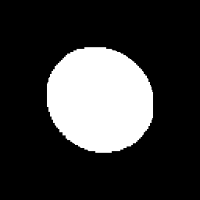
#> input picture Chapter 07. Object Recognition/images/test_circle.png, 200 x 200 px
$ jupyter execute '7.2 Bayesian Classifier based on normal distribution.ipynb'
#> lines starting #> are read from the running program, lines starting #| are printed output that depends on the picture; after the words box and inside, x2 and y2 are one past the last pixel; in counts of white or black regions, pixels touching at a corner belong together
# 7.2 Bayesian Classifier based on Normal Distribution

In this second notebook of the recognition chapter we will explore Bayesian classifiers. These classifiers are based on the idea that, given a number of features characterizing an object (the famous vector $\mathbf{x}$), the Bayes' rule can be used to predict its class. Recall the Bayes' rule:

In this way, Bayesian classifiers build probabilistic (statistical) models of the features according to certain training data, and use them to classify new objects.

In this notebook, will explain how (Naïve) Bayesian classifiers work (section 7.2.1) and, specifically, how to classify feature vectors supposing that they follow a normal distribution (section 7.2.2).

## Problem context - Traffic sign recognition

In the previous notebook, *AliquindoiCars* contacted us looking for a TSR technique to be integrated into a self-driving car. They provided us with some segmented images of traffic signs that their autonomous cars captured during test drivings. These images are located in `images/circles/` containing circled signs, `images/triangles` containing signs having triangle shapes and `images/squares` containing signs having square shapes.$\\[3pt]$

$\\[3pt]$

Previously, we extracted a feature vector from each image using Hu moments. Now, we will train a classifier using the feature vectors we saved the in previous notebook. For classification, there are many methods we can apply, such as [kNN algorithm](https://en.wikipedia.org/wiki/K-nearest_neighbors_algorithm), [random forest](https://en.wikipedia.org/wiki/Random_forest), etc. In this notebook, we will explore and use a classical one, the Naïve Bayes classifier!

[cell 1]
import numpy as np
import cv2
import matplotlib.pyplot as plt
import matplotlib
matplotlib.rcParams['figure.figsize'] = (8.0, 8.0)

images_path = './images/'
import sys
sys.path.append("..")
from utils.PlotEllipse import PlotEllipse

### 7.2.1 (Naïve) Bayesian classifier

The simplest case of these classifiers is the **Naïve Bayesian one**, which consider the strong (naïve) independence assumption that the input features are conditionally independent of each other given the object class. That is, for example, if we are using compactness and extent to describe objects, this classifier assumes that the value for both features is not related if the object class is known, i.e. circle.

In a more general case with an arbitrary number of features $n$, the Bayes' rule can be written as:

$$P(C|x_1,\dots,x_n)= \frac{P(C)P(x_1,\dots,x_2|C)}{P(x_1,\dots,x_2)}$$

if the following naïve conditional assumption:

$$P(x_i|C,x_1,\dots,x_{i-1},x_{i+1},\dots,x_n)=P(x_i|C)$$

is considered for each feature $i$, then the rule can be simplified to:

$$P(C|x_1,\dots,x_n)=\frac{P(C)\prod_{i=1}^n P(x_i|C)}{P(x_1,\dots,x_n)}$$

Given that $P(x_1,\dots,x_n)$ is constant for a certain input, and that we are looking for the class that has the highest posterior probability, the following classification rule is considered:

$$P(C|x_1,\dots,x_n) \propto P(C) \prod_{i=1}^{n} P(x_i|C)$$

$$\hat{C}= arg\,\underset{C}max  P(C) \prod_{i=1}^{n} P(x_i|C)$$

Summarizing, having a set of features describing an object $\mathbf{x} = [x_1, x_2, x_3, \ldots, x_n]^T$ and a set of possible belonging classes $C = [C_1, C_2, C_3, \ldots, C_n]$. The Bayesian classifier assigns $\mathbf{x}$ to the class $C_i$ that has the highest posterior probability $P(C_i/x)$ (the more probable, the less probability of making a mistake). This is called a **MAP** (Maximum A Posteriori) prediction.

Considering the following joint probability distribution $P(C,\mathbf{x})$ (in this case $\textbf{x}$ contains just one variable):$\\[3pt]$

$\\[3pt]$

this MAP classification corresponds to assign the object to the class $C_i$ with the highest value. Since such an object is characterized by $x=x_1$, it is assigned to $C_1$ (assuming equal prior probability for each class), the category with highest $P(C_1|x=x_1)$ value.

Depending on the application, it is convenient to consider a *rejection region*, where none probability is high enough and no decision is made (e.g. $P(C_1|x) = P(C_2|x) = 0.5$). The following image illustrates this, with a probability threshold $\theta$ defines such a region:$\\[3pt]$

$\\[3pt]$

### Building discriminant functions

In the same way as we built linear and generalized discriminant functions in the previous notebook, those functions can be also defined to design a Bayesian classifier. For that, the goal is to obtain a discriminant function $d_i(x)$ for each class $C_i$, such that $d_i(x) \gt d_j(x)$ whenever $P(C_i|x) \gt P(C_j|x)$. Let's design them step by step!

From the Bayes' rule we have that :$\\[10pt]$

$$d_k(x) = P(C_k/\mathbf{x}) = \frac{p(\mathbf{x}|C_k)P(C_k)}{P(\mathbf{x})}\\[5pt]$$

This is, a way to compute the posterior probability $P(C_k|\mathbf{x})$ of a feature vector $\mathbf{x}$ for each class. Anyways, we can simplify this function:$\\[10pt]$

$$
\begin{eqnarray}
&d_k(x) &= P(C_k/\mathbf{x}) = \frac{p(\mathbf{x}|C_k)P(C_k)}{P(\mathbf{x})}
\\
{P(\mathbf{x})\text{ is a constant value }\forall k} \Big\Downarrow
\\
\hspace{0.2cm}&d_k(x) &= p(\mathbf{x}|C_k)P(C_k)
\\
\max \ln(f(\mathbf{x})) = \max f(\mathbf{x}) \Big\Downarrow
\\
&d_k(x) &= \ln p(\mathbf{x}|C_k) + \ln P(C_k)
\\
\text{If } P(C_k) = P(C_j)\; \forall j,k  \Big\Downarrow
\\
&d_k(x) &= lnp(\mathbf{x}|C_k)
\end{eqnarray}
$$

The resulting design is also called **MLE (Maximum log-Likelihood Estimation)**.

### 7.2.2 Naive Bayesian classifier for normal distribution

The different Naïve Bayesian Classifiers differ in the probability distribution considered for modeling $P(x_i|C)$. In this section we will cover Normal distribution based ones, which supposes that input features follow the probability density function of a Gaussian distribution:$\\[5pt]$

$$p(\mathbf{x}|C_i) = \large{\frac{1}{(2\pi)^{n/2}|\Sigma^i|^{1/2}}}
e^{-\frac{1}{2}(\mathbf{x}-\mu^i)^T\Sigma_i^{-1}(\mathbf{x}-\mu^i)}\\[5pt]$$

so two set of parameters are considered:$\\[5pt]$

- Mean vector: $\mathbf{\mu}=[\mu_1 \mu_2 \dots \mu_f \dots \mu_n]^T$
- Covariance matrix:
$\hspace{5pt}
\small
\Sigma = E[(\mathbf{x}-\mathbf{\mu}) \cdot (\mathbf{x}-\mathbf{\mu})^T]
=
\begin{bmatrix}
\sigma_{11} & \cdots & \sigma_{1f} & \cdots & \sigma_{1n} \\
\vdots & & \vdots & &  \vdots \\
\sigma_{n1} & \cdots & \sigma_{nf} & \cdots & \sigma_{nn}
\end{bmatrix}
=
\begin{bmatrix}
\sigma_{11} & \cdots & 0 & \cdots & 0 \\
\vdots & & \vdots & &  \vdots \\
0 & \cdots & 0 & \cdots & \sigma_{nn}
\end{bmatrix}
$

The simplification of the covariance matrix can be done by assuming independence (not correlation) among features, that is, the assumption done by Naïve Bayes!

The following code is just a review about how a Gaussian distribution with two variables depends on its two parameters $\mathbf{\mu}$ and $\Sigma$. Feel free to change such parameters and experience their influence!

[cell 2]
def plot_2d_gaussian(fig, rv, x, y, pos, position):
    """ Plot 2d contours of a 3D gaussian
    """
    label = "rv" + str(position)
    position = str(23)+str(position)
    ax = fig.add_subplot(int(position))
    ax.contourf(x, y, rv.pdf(pos))
    ax.text(-4,-4,label,bbox=dict(facecolor='white', alpha=0.5))
    ax.set_aspect('equal')

from scipy.stats import multivariate_normal
x, y = np.mgrid[-5:5:.01, -5:5:.01]
pos = np.dstack((x, y))

# Define 6 different Gaussian distributions
mean1 = np.array([2.0, 1.0])
covar1 = np.array([[0.5, 0.0],[0.0, 0.5]])
rv1 = multivariate_normal(mean1, covar1)

mean2 = np.array([-2.0, 2.0])
covar2 = np.array([[0.3, 0.0],[0.0, 1.8]])
rv2 = multivariate_normal(mean2, covar2)

mean3 = np.array([1.0, 0.0])
covar3 = np.array([[0.8, 0.7],[0.7, 1.3]])
rv3 = multivariate_normal(mean3, covar3)

mean4 = np.array([2.0, -1.6])
covar4 = np.array([[2.0, 0.0],[0.0, 2.0]])
rv4 = multivariate_normal(mean4, covar4)

mean5 = np.array([0.0, 0.0])
covar5 = np.array([[4.0, 0.0],[0.0, 1.8]])
rv5 = multivariate_normal(mean5, covar5)

mean6 = np.array([0.0, 2.0])
covar6 = np.array([[3.9, -0.5],[-0.5, 1.1]])
rv6 = multivariate_normal(mean6, covar6)

# Show the contours fo the 3D gaussians
fig = plt.figure()
plot_2d_gaussian(fig,rv1,x,y,pos,1)
plot_2d_gaussian(fig,rv2,x,y,pos,2)
plot_2d_gaussian(fig,rv3,x,y,pos,3)
plot_2d_gaussian(fig,rv4,x,y,pos,4)
plot_2d_gaussian(fig,rv5,x,y,pos,5)
plot_2d_gaussian(fig,rv6,x,y,pos,6)
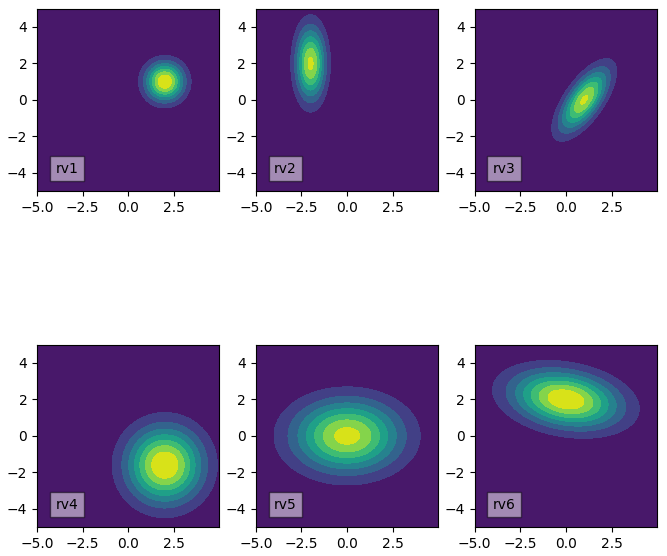
#> figure drawn by matplotlib, 6 panels

### Designing the discriminant function

It is time to see how we could define the discriminant function $d_k(\mathbf{x})$ for this classifier:

$$
\begin{eqnarray}
d_k(\mathbf{x}) &=&
\ln P(C_k) + \ln p(\mathbf{x}|C_k) = \ln P(C_k) + \ln \frac{1}{(2\pi)^{n/2}|\Sigma^i|^{1/2}}e^{\overbrace{\color{blue}{-(\mathbf{x}-\mu^i)^T\Sigma_i^{-1}\mathbf{x}-\mu^i)}}^{\text{Squared Mahalanobis distance}}}\\[7pt]
    &=&
\ln P(C_k) - \ln 2\pi^{n/2} - \ln |\Sigma^k|^{1/2} - \frac{1}{2} \color{blue}{D_k^2(x)}\\[7pt]
    &=&
\ln P(C_k) - \frac{1}{2}\left[\underbrace{n \ln 2\pi}_{\text{constant}} +  \ln |\Sigma^k| + D_k^2(x)\right] \\[7pt]
  &=&
\ln P(C_k) - \frac{1}{2}\left[\ln |\Sigma^k| + D_k^2(x)\right]\\[7pt]
\end{eqnarray}
\\[8pt]$$

We can see that the resulting **discriminant function is quadratic**:

$$\small
d_k(\mathbf{x})
=
ln\ P(C_k) - \underbrace{ \frac{1}{2} ln\ |\Sigma^k| - \left[(\mathbf{x-\mu})^T (\Sigma^k)^{-1} (\mathbf{x-\mu}) \right]}_{\text{Independent term}}
+
\mathbf{x}^T (\underbrace{\Sigma^k)^{-1}\mathbf{\mu}^k}_{\text{linear term}}
-
\frac{1}{2} \mathbf{x}^T \underbrace{(\Sigma^k)^{-1}}_{\text{Quadratic term}}\mathbf{x}
$$

Visually, the **division boundaries are parabolas**:

$\\[3pt]$

### **<span style="color:green"><b><i>Assignment 1a: Training the classifier</i></b></span>**

Now, we are going to implement this Naïve Bayes classifier for normal distributions **using the Hu moments** computed in the previous exercise.

The first step for training such classifier is computing the weights' matrix of the discriminant function. In this case, it depends on the **means** ($\bf{\mu}$) and **covariance matrix** ($\Sigma$), which can be retrieved from the training data through MLE.

In the previous exercise we proved that out problem can be solved using only the first and second Hu moments. **Your first task** is to load (using [`np.load()`](https://numpy.org/doc/stable/reference/generated/numpy.load.html?highlight=load#numpy.load)) the firsts two Hu moments for the images from each class which, as commented, was computed in previous notebook. Then, **compute the means** (or centroid) and **covariance matrix** for each class.

*Hint: We can compute the covariance matrix of a set of points using [`np.cov()`](https://numpy.org/doc/stable/reference/generated/numpy.cov.html).*

[cell 3]
# Assignment 1a
#
# Load first 2 Hu moments of each class
train_triangles = np.load("./data/hu_triangles.npy")[:,:2].T
#> (reads Chapter 07. Object Recognition/data/hu_triangles.npy from the repository)
train_circles = np.load("./data/hu_circles.npy")[:,:2].T
#> (reads Chapter 07. Object Recognition/data/hu_circles.npy from the repository)
train_squares = np.load("./data/hu_squares.npy")[:,:2].T
#> (reads Chapter 07. Object Recognition/data/hu_squares.npy from the repository)

# Compute covariance matrices
cov_triangles = np.cov(train_triangles)
cov_circles = np.cov(train_circles)
cov_squares = np.cov(train_squares)

# Compute means
mean_triangles = np.sum(train_triangles,axis=1)/train_triangles.shape[1]
mean_circles = np.sum(train_circles,axis=1)/train_circles.shape[1]
mean_squares = np.sum(train_squares,axis=1)/train_squares.shape[1]

### **<span style="color:green"><b><i>Assignment 1b: Defining the discriminant function</i></b></span>**

Your **next task** is to develop a method, named `discriminant_function()`, that computes the discriminant function for each class $d_k(x)$. The inputs have to be:

- `features`: feature vector of dimension n
- `mu`: mean vector of the class k
- `cov`: covariance matrix with shape (n,n) of the class k
- `prior`: prior probability of class k

The method should evaluate (then return) the discriminant function.

[cell 4]
# Assignment 1b
#
def discriminant_function(features, mu, cov, prior):
    """ Evaluates the discriminant function d(x)

        Args:
            features: feature vector of dimension n
            mu: mean vector of the class of which is being computed the probability
            cov: covariance matrix with shape (n,n) of the class
            prior: prior probability of class k

        Returns:
            dx: result of discriminant function
    """
    covinv = np.linalg.inv(cov)
    dx = np.log(prior) - (1/2) * (np.log(np.linalg.det(cov)) + mu @ covinv @ mu.T)
    dx = dx + (features @  covinv @ mu.T) - (1/2) * (features @ covinv @ features.T)

    return dx

### **<span style="color:green"><b><i>Assignment 1c: Testing the classifier</i></b></span>**

For testing our brand new classifier, we are going to classify some new images and check the results. *Note that the discriminant function is the logarithm of a probability, not a probability itself (values can be positive and negatives, but the result of the max function is the same)*.

**What to do?**
1. Compute the Hu moments of each training image `train_circle.png`,`train_square.png` and `train_triangle.png`.
2. Then, using the discriminant function of each class, retrieve the highest output value. The class returning such a value would be the assigned one!

For that, first we will implement the auxiliary functions `image_moments()`and `classify_image()`.

*We assume that there is no prior information about any class, so $P(C_i) = P(C_j)\; \forall i,j$. This can be interpreted as: while driving, we see the same number of circle, square and triangle shaped road signs.*

[cell 5]
# Assignment 1c
#
def image_moments(region):
    """ Compute moments of the external contour in a binary image.

        Args:
            region: Binary image

        Returns:
            moments: dictionary containing all moments of the region
    """

    # Get external contour
    contours,_ = cv2.findContours(region,cv2.RETR_EXTERNAL ,cv2.CHAIN_APPROX_NONE)
    cnt = contours[0]

    # Compute moments
    moments = cv2.moments(cnt)

    return moments

[cell 6]
def classify_image(sign_image):
    """ Classify a traffic sign image by its shape using a bayesian classifier

        Args:
            sign_image: Binarized image
    """

    # Compute Hu moments
    moments = image_moments(sign_image)
    hu = cv2.HuMoments(moments).flatten()[0:2]

    # Classify circle test image
    triangle = discriminant_function(hu,mean_triangles,cov_triangles,1/3)
    circle = discriminant_function(hu,mean_circles,cov_circles,1/3)
    square = discriminant_function(hu,mean_squares,cov_squares,1/3)

    # Search the maximum
    classification = max([triangle,circle,square])

    if classification == triangle:
        print("The sign is a triangle\n")
    elif classification == circle:
        print("The sign is a circle\n")
    else:
        print("The sign is a square\n")

[cell 7]
# Read images
test_circle = cv2.imread(images_path + "test_circle.png", 0)
#> test_circle is the input picture: shape (200, 200); min 0, max 255, mean 56.8
test_triangle = cv2.imread(images_path + "test_triangle.png", 0)
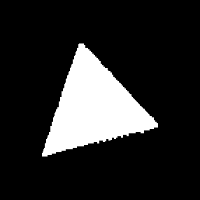
#> input picture Chapter 07. Object Recognition/images/test_triangle.png, 200 x 200 px
#> test_triangle is the input picture: shape (200, 200); min 0, max 255, mean 40.8
test_square = cv2.imread(images_path + "test_square.png", 0)
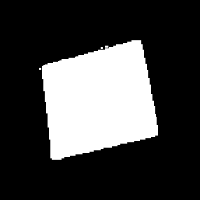
#> input picture Chapter 07. Object Recognition/images/test_square.png, 200 x 200 px
#> test_square is the input picture: shape (200, 200); min 0, max 255, mean 66

# Classify them
print("Circle: ")
classify_image(test_circle)
#> in image_moments, `contours,_ = cv2.findContours(region,cv2.RETR_EXTERNAL ,cv2.CHAIN_APPR..`: contours = 1 contour; box (x1, y1, x2, y2) and area: (46, 47, 154, 153) 8931
#> in image_moments, `cnt = contours[0]`: cnt = contour of 340 points, box (x1, y1, x2, y2) (46, 47, 154, 153), area 8931
#> in image_moments, `moments = cv2.moments(cnt)`: moments = moments, m00 8931, centre m10/m00, m01/m00 = (99.59, 99.27)
#> in classify_image, `hu = cv2.HuMoments(moments).flatten()[0:2]`: hu = [0.16, 0.000209]
#> in discriminant_function, `dx = dx + (features @  covinv @ mu.T) - (1/2) * (features @ covinv @ f..`: dx = -879
#> in classify_image, `circle = discriminant_function(hu,mean_circles,cov_circles,1/3)`: circle = 17.97
#> in classify_image, `square = discriminant_function(hu,mean_squares,cov_squares,1/3)`: square = -1190.1
#> in classify_image, `classification = max([triangle,circle,square])`: classification = 17.97
print("Triangle: ")
classify_image(test_triangle)
#> in image_moments (call 2), `contours,_ = cv2.findContours(region,cv2.RETR_EXTERNAL ,cv2.CHAIN_APPR..`: contours = 1 contour; box (x1, y1, x2, y2) and area: (42, 43, 158, 157) 6380
print("Square: ")
classify_image(test_square)
#> in image_moments (call 3), `contours,_ = cv2.findContours(region,cv2.RETR_EXTERNAL ,cv2.CHAIN_APPR..`: contours = 1 contour; box (x1, y1, x2, y2) and area: (39, 40, 158, 160) 10318

### Analyzing covariances

Finally, we can see how this classifier divides the feature space showing the computed covariance ellipses. **You have to modify the names of the variables** on this code to make it works, showing the covariance ellipses of each class.

[cell 8]
# Create figure
fig, ax = plt.subplots()
plt.axis([0.14, 0.2, -0.01, 0.059])

# Plot hu moments
plt.plot(train_triangles[0,:],train_triangles[1,:],'go')
plt.plot(train_circles[0,:],train_circles[1,:],'ro')
plt.plot(train_squares[0,:],train_squares[1,:],'bo')

# Plot ellipses representing covariance matrices
PlotEllipse(fig, ax, np.vstack(mean_triangles), cov_triangles, 10, color='black')
#> (this line was passed over: utils is not available in this run)
PlotEllipse(fig, ax, np.vstack(mean_squares), cov_squares, 10, color='black')
#> (this line was passed over: utils is not available in this run)
PlotEllipse(fig, ax, np.vstack(mean_circles), cov_circles, 10, color='black')
#> (this line was passed over: utils is not available in this run)

fig.canvas.draw()
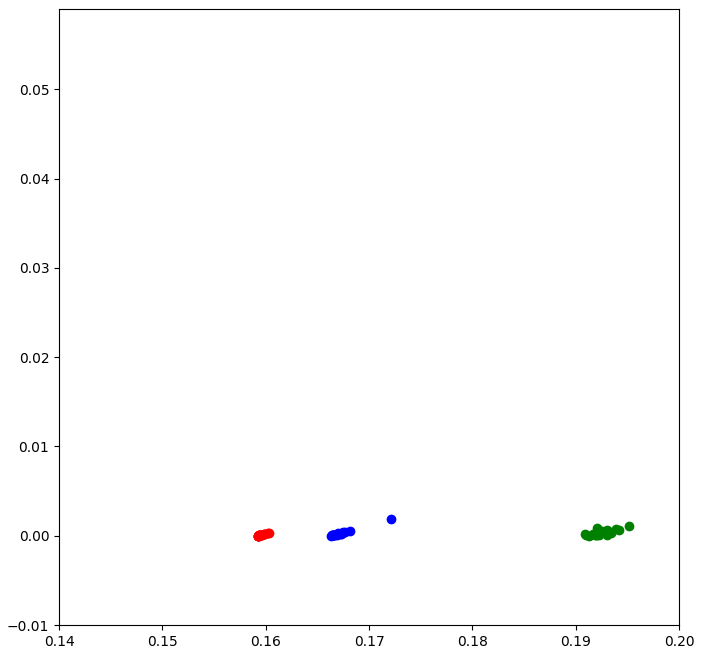
#> figure drawn by matplotlib, 1 panel

### Simplification of the Naïve classifier

The classifier at hand can be simplified if the Euclidean distance is considered instead of the Mahalanobis one. This can be achieved using isotropic covariance matrices:

$$\Sigma^k = \Sigma = \sigma^2 \cdot I = \sigma^2 \begin{bmatrix}1 & 0 & 0 \\ 0 & 1 & 0 \\ 0 & 0 & 1\end{bmatrix}$$

In this way, decision boundaries are lines, and covariances are spherical. This is called a **natural classifier**:

<center><i>Example of feature space with 3 classes characterized by Gaussian distributions with isotropic covariances. Black lines are decision boundaries.</i></center>$\\[3pt]$

In this case, the discriminant function can be simplified, and the quadratic term disappears:$\\[6pt]$

$$d_k(x) = -(\mathbf{x-\mu^k})^T(\mathbf{x-\mu^k}) = -||\mathbf{x-\mu^k}||^2\\[6pt]$$

### **<span style="color:green"><b><i>Assignment 2: Playing with isotropic covariance matrices</i></b></span>**

**What to do?** Repeat the previous steps but using isotropic covariance matrices.

[cell 9]
# Assignment 2
#
def discriminant_function_isotropic(features, mu):
    """ Evaluates the discriminant function of a naive Bayes clasifier using isotropic covariances

        Args:
            features: feature vector of dimension n
            mu: mean vector of the class of which is being computed the probability

        Returns:
            dx: result of discriminant function
    """
    dx = -(np.sum(features-mu))**2
    return dx

[cell 10]
def classify_image_isotropic(sign_image):
    """ Classify a traffic sign image by its shape using a bayesian classifier

        Args:
            sign_image: Binarized image
    """

    # Compute Hu moments
    moments = image_moments(sign_image)
#> in image_moments (call 4), `contours,_ = cv2.findContours(region,cv2.RETR_EXTERNAL ,cv2.CHAIN_APPR..`: contours = 1 contour; box (x1, y1, x2, y2) and area: (46, 47, 154, 153) 8931
    hu = cv2.HuMoments(moments).flatten()[0:2]
#> hu = [0.16, 0.000209]

    # Classify circle test image
    triangle = discriminant_function_isotropic(hu,mean_triangles)
#> in discriminant_function_isotropic, `dx = -(np.sum(features-mu))**2`: dx = -0.00107
#> triangle = -0.00107
    circle = discriminant_function_isotropic(hu,mean_circles)
#> circle = -1.84e-07
    square = discriminant_function_isotropic(hu,mean_squares)
#> square = -5.49e-05

    # Search the maximum
    classification = max([triangle,circle,square])
#> classification = -1.84e-07

    if classification == triangle:
        print("The sign is a triangle\n")
    elif classification == circle:
        print("The sign is a circle\n")
    else:
        print("The sign is a square\n")

[cell 11]
# Read images
test_circle = cv2.imread(images_path + "test_circle.png", 0)
test_triangle = cv2.imread(images_path + "test_triangle.png", 0)
test_square = cv2.imread(images_path + "test_square.png", 0)

# Classify them
print("Circle: ")
classify_image_isotropic(test_circle)
print("Triangle: ")
classify_image_isotropic(test_triangle)
#> in image_moments (call 5), `contours,_ = cv2.findContours(region,cv2.RETR_EXTERNAL ,cv2.CHAIN_APPR..`: contours = 1 contour; box (x1, y1, x2, y2) and area: (42, 43, 158, 157) 6380
print("Square: ")
classify_image_isotropic(test_square)
#> in image_moments (call 6), `contours,_ = cv2.findContours(region,cv2.RETR_EXTERNAL ,cv2.CHAIN_APPR..`: contours = 1 contour; box (x1, y1, x2, y2) and area: (39, 40, 158, 160) 10318

[cell 12]
# Create figure
fig, ax = plt.subplots()
plt.axis([0.14, 0.2, -0.01, 0.059])

# Plot hu moments
plt.plot(train_triangles[0,:],train_triangles[1,:],'go')
plt.plot(train_circles[0,:],train_circles[1,:],'ro')
plt.plot(train_squares[0,:],train_squares[1,:],'bo')

# Plot ellipses representing covariance matrices
PlotEllipse(fig, ax, np.vstack(mean_triangles), np.eye(2), 0.003, color='black')
#> (this line was passed over: utils is not available in this run)
PlotEllipse(fig, ax, np.vstack(mean_squares), np.eye(2), 0.003, color='black')
#> (this line was passed over: utils is not available in this run)
PlotEllipse(fig, ax, np.vstack(mean_circles), np.eye(2), 0.003, color='black')
#> (this line was passed over: utils is not available in this run)
